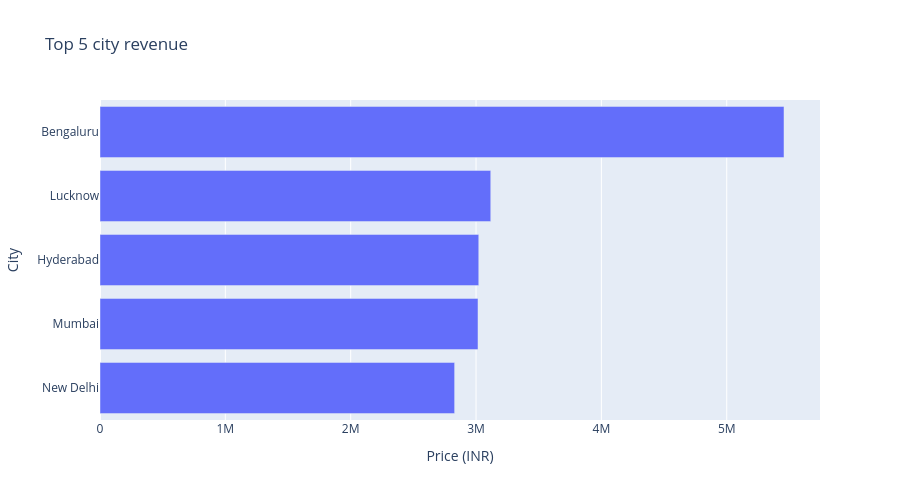

Notebook cell for this chart:
### Code cell
fig = px.bar(
    top_5_city,
    x="Price (INR)",
    y=top_5_city.index,
    orientation = "h",
    title = "Top 5 city revenue"
)
fig.update_layout(height=500,yaxis=dict(autorange="reversed"))
fig.show()

### Figure 1 — Plotly figure (JSON) as saved in the notebook; plotly's stock layout.template omitted (floating-point values rounded to 4 significant figures)
{"data": [{"hovertemplate": "Price (INR)=%{x}<br>City=%{y}<extra></extra>", "legendgroup": "", "marker": {"color": "#636efa", "pattern": {"shape": ""}}, "name": "", "orientation": "h", "showlegend": false, "textposition": "auto", "type": "bar", "x": [5457000.0, 3117000.0, 3022000.0, 3016000.0, 2829000.0], "xaxis": "x", "y": ["Bengaluru", "Lucknow", "Hyderabad", "Mumbai", "New Delhi"], "yaxis": "y"}], "layout": {"barmode": "relative", "height": 500, "legend": {"tracegroupgap": 0}, "title": {"text": "Top 5 city revenue"}, "xaxis": {"anchor": "y", "domain": [0, 1], "title": {"text": "Price (INR)"}}, "yaxis": {"anchor": "x", "autorange": "reversed", "domain": [0, 1], "title": {"text": "City"}}}}
